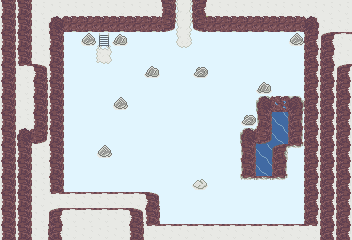

A level layout from a 2D game, rendered from its tile map. Below: a short description, then the map file with tile-grid data replaced by summaries:
An orthogonal 22x15 tile map with 16x16 px tiles, 2 tile layers (Tile Layer 1, Tile Layer 2), 9 tilesets and 10 objects (3x Monster, 2x Door, NPC).

<map version="1.9" tiledversion="1.9.0" orientation="orthogonal" renderorder="right-down" width="22" height="15" tilewidth="16" tileheight="16" infinite="0" backgroundcolor="#e1f5fe" nextlayerid="12" nextobjectid="97">
 <properties>
  <property name="action" value="(map-name &quot;WATERY CRYPT – B3F&quot;))" />
  <property name="disable-worldmap" type="bool" value="true" />
  <property name="map-name" value="WATERY CRYPT – B2F" />
  <property name="milla" value="(dialog '((&quot;/milla&quot; &quot;We are underground.&quot;)))" />
  <property name="music" value="enemies" />
 </properties>
 <tileset firstgid="1" source="../tilesets/npc_common.tsx" />
 <tileset firstgid="53" source="../tilesets/outdoor-1.tsx" />
 <tileset firstgid="181" source="../tilesets/indoor.tsx" />
 <tileset firstgid="237" source="../tilesets/crypt-1.tsx" />
 <tileset firstgid="293" source="../tilesets/monsters.tsx" />
 <tileset firstgid="368" source="../tilesets/basic.tsx" />
 <tileset firstgid="392" source="../tilesets/crypt-2.tsx" />
 <tileset firstgid="448" source="../tilesets/outdoor-2.tsx" />
 <tileset firstgid="608" source="../tilesets/npc_main.tsx" />
 <layer id="1" name="Tile Layer 1" width="22" height="15">
  <data>[330 cells, 195 non-empty, 32 distinct tile ids]</data>
 </layer>
 <objectgroup id="10" name="npcs">
  <object id="84" class="Monster" gid="318" x="128" y="144" width="16" height="16">
   <properties>
    <property name="hp" type="float" value="60" />
    <property name="level" type="float" value="2" />
   </properties>
  </object>
  <object id="92" class="NPC" gid="620" x="80" y="64" width="16" height="16">
   <properties>
    <property name="action">(if  (= (enemies-count) 0)
  (begin
    (dialog '(("/_happy" "We won! We are strong!\nLet's move on.")))
    (wait)
    (leave-npc 92))
  (dialog '(("/_happy" "Hi!"))))</property>
    <property name="actionOnEvent">(if (get "t2_03-safe")
  (delete-me))</property>
    <property name="team" type="int" value="0" />
   </properties>
  </object>
  <object id="93" class="Monster" gid="318" x="64" y="160" width="16" height="16">
   <properties>
    <property name="hp" type="float" value="60" />
    <property name="level" type="float" value="2" />
   </properties>
  </object>
  <object id="94" class="Monster" gid="318" x="208" y="112" width="16" height="16">
   <properties>
    <property name="hp" type="float" value="60" />
    <property name="level" type="float" value="2" />
   </properties>
  </object>
 </objectgroup>
 <layer id="6" name="Tile Layer 2" width="22" height="15">
  <data>[330 cells, 6 non-empty, 3 distinct tile ids]</data>
 </layer>
 <objectgroup id="9" name="items">
  <object id="87" gid="379" x="112" y="192" width="16" height="16">
   <properties>
    <property name="healthPointsDelta" type="int" value="20" />
   </properties>
  </object>
  <object id="88" gid="379" x="288" y="224" width="16" height="16">
   <properties>
    <property name="healthPointsDelta" type="int" value="20" />
   </properties>
  </object>
  <object id="89" gid="379" x="288" y="64" width="16" height="16">
   <properties>
    <property name="healthPointsDelta" type="int" value="20" />
   </properties>
  </object>
  <object id="91" gid="379" x="64" y="48" width="16" height="16">
   <properties>
    <property name="healthPointsDelta" type="int" value="20" />
   </properties>
  </object>
 </objectgroup>
 <objectgroup id="2" name="spawn points">
  <object id="80" class="Door" x="96" y="48" width="16" height="16">
   <properties>
    <property name="mainDoor" type="bool" value="true" />
    <property name="roomId" value="t2_02" />
   </properties>
  </object>
  <object id="83" class="Door" x="176" y="0" width="16" height="16">
   <properties>
    <property name="roomId" value="t2_04" />
   </properties>
  </object>
 </objectgroup>
</map>
